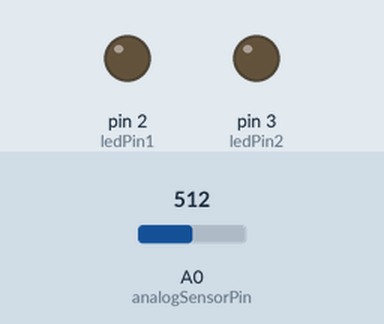
Simulated run of this sketch. Board: Arduino Uno, built with avr-gcc and run on an emulated ATmega328P. Shown: output pins drawn as LEDs (lit = HIGH). The test bench sets the inputs (shaded band); at power-on: A0 (analogSensorPin) = 512. At 1.8 s the program stops and its outputs stay as they are.

Above: at 1.2 s.
1.3 s: A0 (analogSensorPin) set to 190
At 1.7 s:
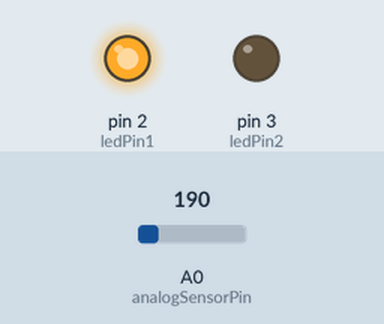
Timing chart, 0 to 3.3 s (numbered marks = the images above; inputs shaded):
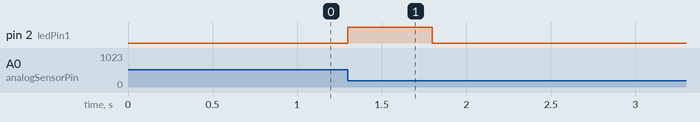

The sketch:

keempat_for.ino
```cpp
int analogSensorPin = A0;
int ledPin1 = 2;
int ledPin2 = 3;
int sensorValue = 0;

void setup(){
    pinMode(analogSensorPin,INPUT);
    pinMode(ledPin1,OUTPUT);
    pinMode(ledPin2,OUTPUT);
}

void loop(){
    sensorValue = analogRead(analogSensorPin); // membeaca nilai analog dari analogSensorPin
    if (sensorValue <= 200)
    {
        digitalWrite(ledPin1,HIGH); //jika nilai sensor kurang dari 200 maka led 1 menyala
        delay(500);
        for (int i = 5; i > 0; i++)
        {
            digitalWrite(ledPin1,LOW); //jika nilai sensor kurang dari 200 maka led 1 menyala
        }

    }

}
```

Measured:
- after the input at 1.3 s, pin 2 (ledPin1): LOW → HIGH at once, → LOW 0.50 s later
